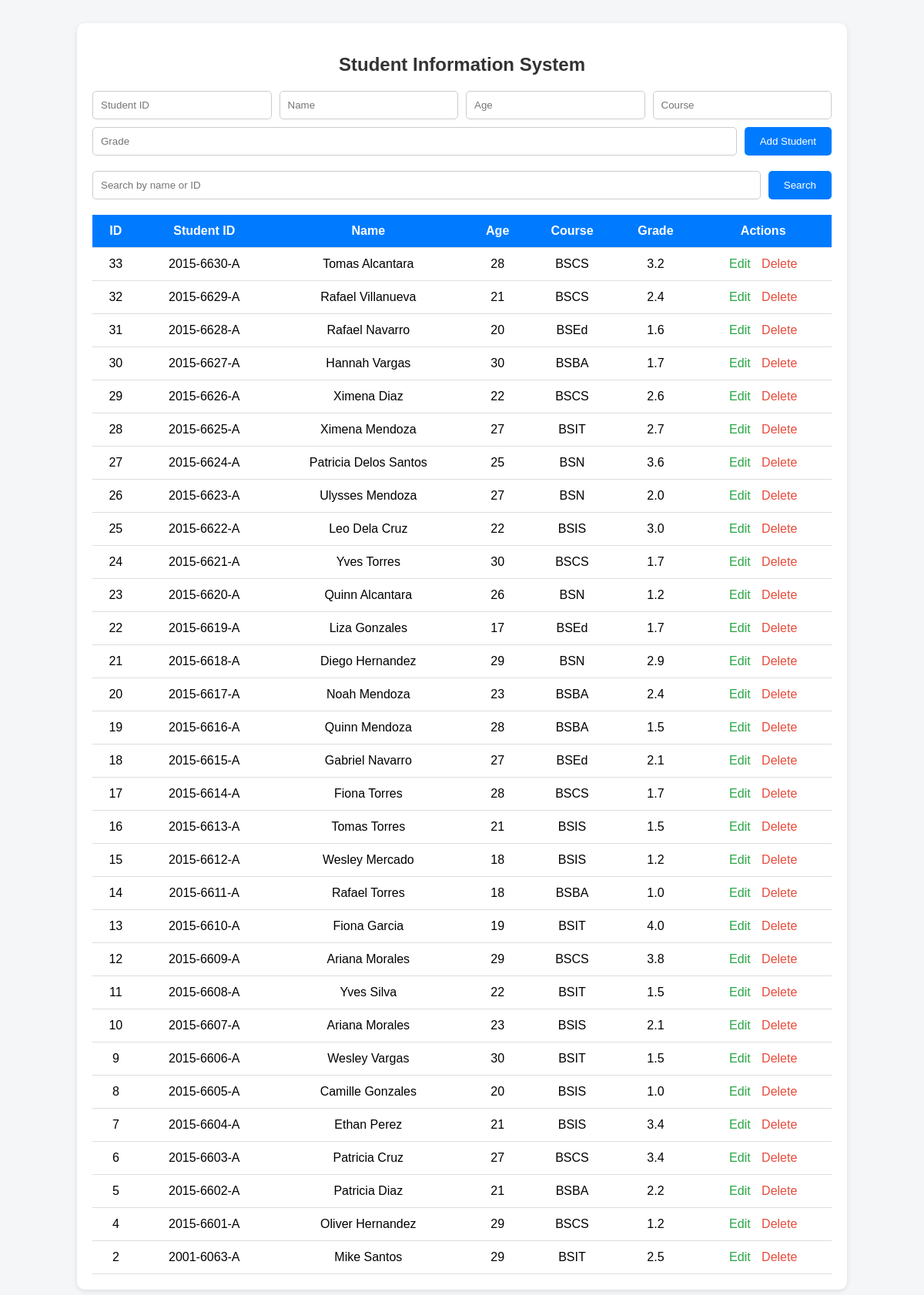
The page / on the database its author committed.
### tables this page shows
CREATE TABLE `students` (
  `id` int(11) NOT NULL,
  `student_id` varchar(50) NOT NULL,
  `name` varchar(100) NOT NULL,
  `age` int(11) NOT NULL,
  `course` varchar(100) NOT NULL,
  `grade` varchar(5) NOT NULL
);

### index.php (the view, shortened to what this page needs)
<?php include 'db.php'; ?>
<!DOCTYPE html>
<html lang="en">
<head>
  <link rel="stylesheet" href="style.css">
</head>
<body>
  <div class="container">
    <h2>Student Information System</h2>
    <?php
    $student_id = "";
    $name = "";
    $age = "";
    $course = "";
    $grade = "";
    $update = false;
    $where = "";
    $result = mysqli_query($conn, "SELECT * FROM students $where ORDER BY id DESC");
    ?>
    <form method="POST">
      <input type="text" name="student_id" placeholder="Student ID" value="<?php echo $student_id; ?>" required>
      <input type="text" name="name" placeholder="Name" value="<?php echo $name; ?>" required>
      <input type="number" name="age" placeholder="Age" value="<?php echo $age; ?>" required>
      <input type="text" name="course" placeholder="Course" value="<?php echo $course; ?>" required>
      <input type="text" name="grade" placeholder="Grade" value="<?php echo $grade; ?>" required>
      <?php if ($update): ?>
        <button type="submit" name="update" class="update-btn">Update Student</button>
        <a href="index.php" class="cancel-btn">Cancel</a>
      <?php else: ?>
        <button type="submit" name="save">Add Student</button>
      <?php endif; ?>
    </form>
    <form method="GET" class="search-form">
      <input type="text" name="search" placeholder="Search by name or ID" value="<?php echo isset($_GET['search']) ? $_GET['search'] : ''; ?>">
      <button type="submit">Search</button>
    </form>
    <table>
      <tr>
        <th>ID</th>
        <th>Student ID</th>
        <th>Name</th>
        <th>Age</th>
        <th>Course</th>
        <th>Grade</th>
        <th>Actions</th>
      </tr>
      <?php while ($row = mysqli_fetch_assoc($result)) { ?>
        <tr>
          <td><?php echo $row['id']; ?></td>
          <td><?php echo $row['student_id']; ?></td>
          <td><?php echo $row['name']; ?></td>
          <td><?php echo $row['age']; ?></td>
          <td><?php echo $row['course']; ?></td>
          <td><?php echo $row['grade']; ?></td>
          <td>
            <a href="?edit=<?php echo $row['id']; ?>" class="edit-btn">Edit</a>
            <a href="?delete=<?php echo $row['id']; ?>" class="delete-btn" onclick="return confirm('Delete this record?')">Delete</a>
          </td>
        </tr>
      <?php } ?>
    </table>
  </div>
</body>
</html>

### style.css (style rules this page uses)
body { font-family: Arial, sans-serif; background: #f4f6f8; margin: 0; padding: 0; }
.container { width: 80%; margin: 30px auto; background: #fff; padding: 20px; border-radius: 10px; box-shadow: 0 2px 6px rgba(0,0,0,0.1); }
h2 { text-align: center; color: #333; }
form { display: flex; flex-wrap: wrap; gap: 10px; margin-bottom: 20px; }
input[type="text"], input[type="number"] { flex: 1; padding: 10px; border: 1px solid #ccc; border-radius: 5px; }
button { background-color: #007bff; border: none; color: white; padding: 10px 20px; border-radius: 5px; cursor: pointer; }
.search-form { justify-content: center; }
table { width: 100%; border-collapse: collapse; }
th, td { padding: 12px; text-align: center; border-bottom: 1px solid #ddd; }
th { background: #007bff; color: white; }
a { text-decoration: none; margin: 0 5px; }
.edit-btn { color: #28a745; }
.delete-btn { color: #e74c3c; }

### rows shown on the page
students: id "33", student "2015-6630-A", name "Tomas Alcantara", age "28", course "BSCS", grade "3.2"
students: id "32", student "2015-6629-A", name "Rafael Villanueva", age "21", course "BSCS", grade "2.4"
students: id "31", student "2015-6628-A", name "Rafael Navarro", age "20", course "BSEd", grade "1.6"
students: id "30", student "2015-6627-A", name "Hannah Vargas", age "30", course "BSBA", grade "1.7"
students: id "29", student "2015-6626-A", name "Ximena Diaz", age "22", course "BSCS", grade "2.6"
students: id "28", student "2015-6625-A", name "Ximena Mendoza", age "27", course "BSIT", grade "2.7"
students: id "27", student "2015-6624-A", name "Patricia Delos Santos", age "25", course "BSN", grade "3.6"
students: id "26", student "2015-6623-A", name "Ulysses Mendoza", age "27", course "BSN", grade "2.0"
students: id "25", student "2015-6622-A", name "Leo Dela Cruz", age "22", course "BSIS", grade "3.0"
students: id "24", student "2015-6621-A", name "Yves Torres", age "30", course "BSCS", grade "1.7"
students: id "23", student "2015-6620-A", name "Quinn Alcantara", age "26", course "BSN", grade "1.2"
students: id "22", student "2015-6619-A", name "Liza Gonzales", age "17", course "BSEd", grade "1.7"
students: id "21", student "2015-6618-A", name "Diego Hernandez", age "29", course "BSN", grade "2.9"
students: id "20", student "2015-6617-A", name "Noah Mendoza", age "23", course "BSBA", grade "2.4"
students: id "19", student "2015-6616-A", name "Quinn Mendoza", age "28", course "BSBA", grade "1.5"
students: id "18", student "2015-6615-A", name "Gabriel Navarro", age "27", course "BSEd", grade "2.1"
students: id "17", student "2015-6614-A", name "Fiona Torres", age "28", course "BSCS", grade "1.7"
students: id "16", student "2015-6613-A", name "Tomas Torres", age "21", course "BSIS", grade "1.5"
students: id "15", student "2015-6612-A", name "Wesley Mercado", age "18", course "BSIS", grade "1.2"
students: id "14", student "2015-6611-A", name "Rafael Torres", age "18", course "BSBA", grade "1.0"
students: id "13", student "2015-6610-A", name "Fiona Garcia", age "19", course "BSIT", grade "4.0"
students: id "12", student "2015-6609-A", name "Ariana Morales", age "29", course "BSCS", grade "3.8"
students: id "11", student "2015-6608-A", name "Yves Silva", age "22", course "BSIT", grade "1.5"
students: id "10", student "2015-6607-A", name "Ariana Morales", age "23", course "BSIS", grade "2.1"
students: id "9", student "2015-6606-A", name "Wesley Vargas", age "30", course "BSIT", grade "1.5"
students: id "8", student "2015-6605-A", name "Camille Gonzales", age "20", course "BSIS", grade "1.0"
students: id "7", student "2015-6604-A", name "Ethan Perez", age "21", course "BSIS", grade "3.4"
students: id "6", student "2015-6603-A", name "Patricia Cruz", age "27", course "BSCS", grade "3.4"
students: id "5", student "2015-6602-A", name "Patricia Diaz", age "21", course "BSBA", grade "2.2"
students: id "4", student "2015-6601-A", name "Oliver Hernandez", age "29", course "BSCS", grade "1.2"
students: id "2", student "2001-6063-A", name "Mike Santos", age "29", course "BSIT", grade "2.5"
